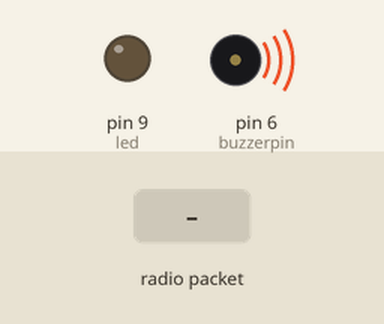
Recording of a sketch running on a simulated Arduino Uno, built with avr-gcc and run on an emulated ATmega328P. On the bench: output pins drawn as LEDs (lit = HIGH), buzzer (waves = sounding, pin HIGH). The inputs (shaded band) are chosen by the test bench. No radio packets arrive unless stated; what the sketch prints to the serial monitor is not drawn.

Above: at 1.8 s.
1.9 s: radio packet "1" arrives
At 3.0 s:
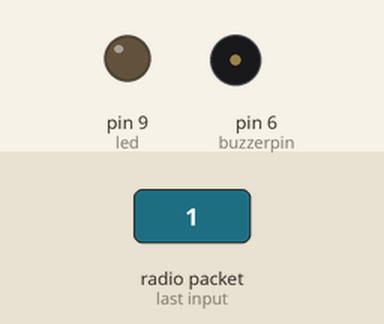
Timing chart, 0 to 11.4 s (numbered marks = the images above; inputs shaded):
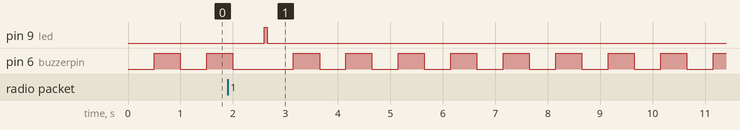

Measured:
- after the input at 1.9 s, pin 9 (led): LOW → HIGH after 0.70 s, → LOW 0.05 s later
- by itself, pin 6 (buzzerpin): repeats every 1.0 s: HIGH 0.50 s, LOW 0.50 s

The sketch:

recie.ino
```cpp
#include <RH_ASK.h>
#include <SPI.h> // Not actualy used but needed to compile
#define buzzerpin 6
#define led 9
RH_ASK driver;

void setup()
{
  pinMode(buzzerpin, OUTPUT);
  pinMode(led, OUTPUT);
  Serial.begin(9600);  // Debugging only
  if (!driver.init())
    Serial.println("init failed");
}

void loop()
{

  uint8_t buf[12];
  uint8_t buflen = sizeof(buf);
  if (driver.recv(buf, &buflen)) // Non-blocking
  {
    delay(600);
    int i;
    // Message with a good checksum received, dump it.
    Serial.print("Message: ");
    Serial.println((char*)buf);
    digitalWrite(led,HIGH);
    delay(50);
    digitalWrite(led,LOW);
  }
  else
  {
    delay(500);
    Serial.println("not in range");
    digitalWrite(buzzerpin, HIGH);
    delay(500);
    digitalWrite(buzzerpin, LOW);


  }

}
```
